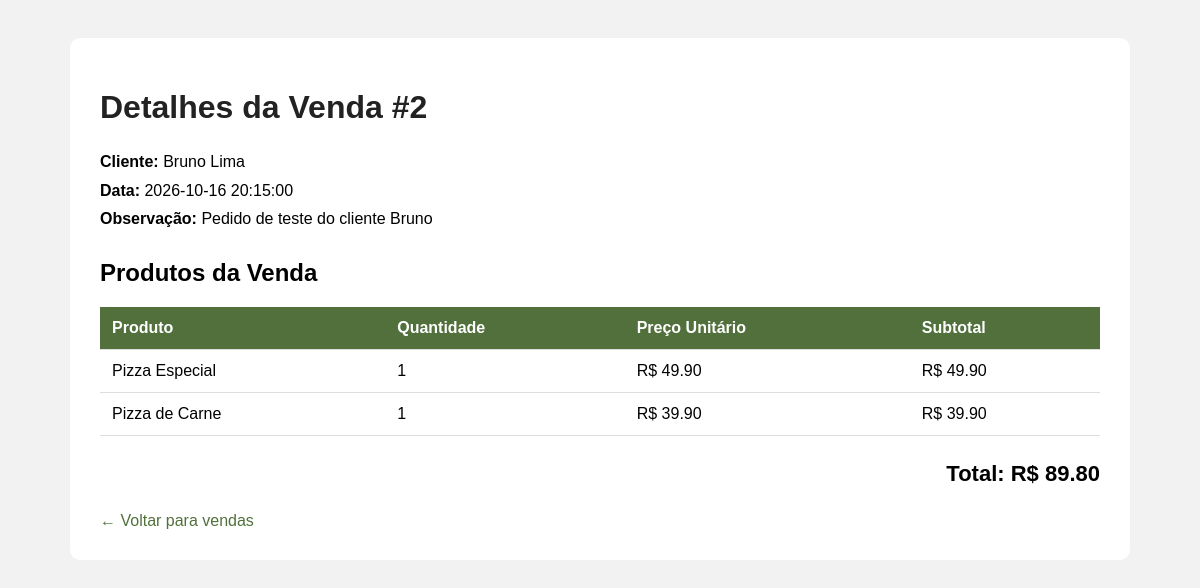
The page /detalhes-venda/2 on the database its author committed.
### tables this page shows
CREATE TABLE venda (
    id_venda INTEGER PRIMARY KEY AUTOINCREMENT,
    id_cliente INTEGER,
    data_venda DATETIME NOT NULL DEFAULT CURRENT_TIMESTAMP,
    observacao VARCHAR(255),
    FOREIGN KEY (id_cliente)
        REFERENCES cliente(id_cliente)
        ON UPDATE CASCADE ON DELETE SET NULL
);

CREATE TABLE cliente (
    id_cliente INTEGER PRIMARY KEY AUTOINCREMENT,
    nome VARCHAR(120) NOT NULL,
    cpf VARCHAR(14) UNIQUE,
    cep VARCHAR(9),
    telefone VARCHAR(20),
    whatsapp VARCHAR(20),
    email VARCHAR(120) UNIQUE,
    endereco VARCHAR(200),
    data_cadastro DATE NOT NULL,
    status TEXT NOT NULL DEFAULT 'ATIVO'
        CHECK (status IN ('ATIVO', 'INATIVO'))
);

CREATE TABLE item_venda (
    id_item_venda INTEGER PRIMARY KEY AUTOINCREMENT,
    id_venda INTEGER NOT NULL,
    id_produto INTEGER NOT NULL,
    quantidade INTEGER NOT NULL CHECK (quantidade > 0),
    preco_unitario DECIMAL(10,2) NOT NULL
        CHECK (preco_unitario > 0),
    FOREIGN KEY (id_venda)
        REFERENCES venda(id_venda)
        ON UPDATE CASCADE ON DELETE CASCADE,
    FOREIGN KEY (id_produto)
        REFERENCES produto(id_produto)
        ON UPDATE CASCADE ON DELETE RESTRICT
);

CREATE TABLE produto (
    id_produto INTEGER PRIMARY KEY AUTOINCREMENT,
    nome VARCHAR(120) NOT NULL UNIQUE,
    descricao VARCHAR(255),
    categoria VARCHAR(50) NOT NULL DEFAULT 'Pizza',
    preco_venda DECIMAL(10,2) NOT NULL CHECK (preco_venda > 0),
    id_margem INTEGER,
    status TEXT NOT NULL DEFAULT 'ATIVO'
        CHECK (status IN ('ATIVO', 'INATIVO')),
    FOREIGN KEY (id_margem)
        REFERENCES margem_lucro(id_margem)
        ON UPDATE CASCADE ON DELETE SET NULL
);

### app.py (the view)
@app.route("/detalhes-venda/<int:id_venda>")
def detalhes_venda(id_venda):
    conexao = conectar_banco()
    venda = conexao.execute(
        """
        SELECT
            venda.id_venda,
            venda.data_venda,
            venda.observacao,
            cliente.nome AS nome_cliente
        FROM venda
        LEFT JOIN cliente
            ON venda.id_cliente = cliente.id_cliente
        WHERE venda.id_venda = ?
        """,
        (id_venda,)
    ).fetchone()
    if venda is None:
        conexao.close()
        return "Venda não encontrada."
    itens = conexao.execute(
        """
        SELECT
            produto.nome AS nome_produto,
            item_venda.quantidade,
            item_venda.preco_unitario,
            (item_venda.quantidade * item_venda.preco_unitario) AS subtotal
        FROM item_venda
        INNER JOIN produto
            ON item_venda.id_produto = produto.id_produto
        WHERE item_venda.id_venda = ?
        """,
        (id_venda,)
    ).fetchall()
    total = sum(item["subtotal"] for item in itens)
    conexao.close()
    return render_template(
        "detalhes_venda.html",
        venda=venda,
        itens=itens,
        total=total
    )

### app.py (called while the page is built)
def conectar_banco():
    conexao = sqlite3.connect("banco.db")
    conexao.row_factory = sqlite3.Row
    return conexao

### templates/detalhes_venda.html (shortened to what this page needs)
<!DOCTYPE html>
<html lang="pt-BR">
<head>
</head>
<body>
<div class="container">
    <h1>Detalhes da Venda #{{ venda.id_venda }}</h1>
    <div class="informacoes">
        <strong>Cliente:</strong>
        {{ venda.nome_cliente or "Não identificado" }}<br>
        <strong>Data:</strong>
        {{ venda.data_venda }}<br>
        <strong>Observação:</strong>
        {{ venda.observacao or "Nenhuma" }}
    </div>
    <h2>Produtos da Venda</h2>
    <table>
        <thead>
            <tr>
                <th>Produto</th>
                <th>Quantidade</th>
                <th>Preço Unitário</th>
                <th>Subtotal</th>
            </tr>
        </thead>
        <tbody>
            {% for item in itens %}
            <tr>
                <td>{{ item.nome_produto }}</td>
                <td>{{ item.quantidade }}</td>
                <td>R$ {{ "%.2f"|format(item.preco_unitario) }}</td>
                <td>R$ {{ "%.2f"|format(item.subtotal) }}</td>
            </tr>
            {% else %}
            <tr>
                <td colspan="4">Nenhum produto adicionado.</td>
            </tr>
            {% endfor %}
        </tbody>
    </table>
    <div class="total">
        Total: R$ {{ "%.2f"|format(total) }}
    </div>
    <a href="/vendas" class="voltar">← Voltar para vendas</a>
</div>
</body>
</html>

### templates/detalhes_venda.html (style rules this page uses)
body { font-family: Arial, sans-serif; background: #f2f2f2; padding: 30px; }
.container { max-width: 1000px; margin: auto; background: white; padding: 30px; border-radius: 10px; }
h1 { color: #222; }
.informacoes { margin-bottom: 25px; line-height: 1.8; }
table { width: 100%; border-collapse: collapse; margin-top: 20px; }
th, td { padding: 12px; border-bottom: 1px solid #ddd; text-align: left; }
th { background: #51703C; color: white; }
.total { text-align: right; font-size: 22px; font-weight: bold; margin-top: 25px; }
.voltar { display: inline-block; margin-top: 25px; color: #51703C; text-decoration: none; }

### rows shown on the page
venda: id_venda "2", data_venda "2026-10-16 20:15:00", observacao "Pedido de teste do cliente Bruno"
cliente: nome "Bruno Lima"
item_venda: nome_produto "Pizza Especial", quantidade "1", preco_unitario "49.90", subtotal "49.90"
item_venda: nome_produto "Pizza de Carne", quantidade "1", preco_unitario "39.90", subtotal "39.90"

### other values the page prints
{{ "%.2f"|format(total) }} "89.80"
